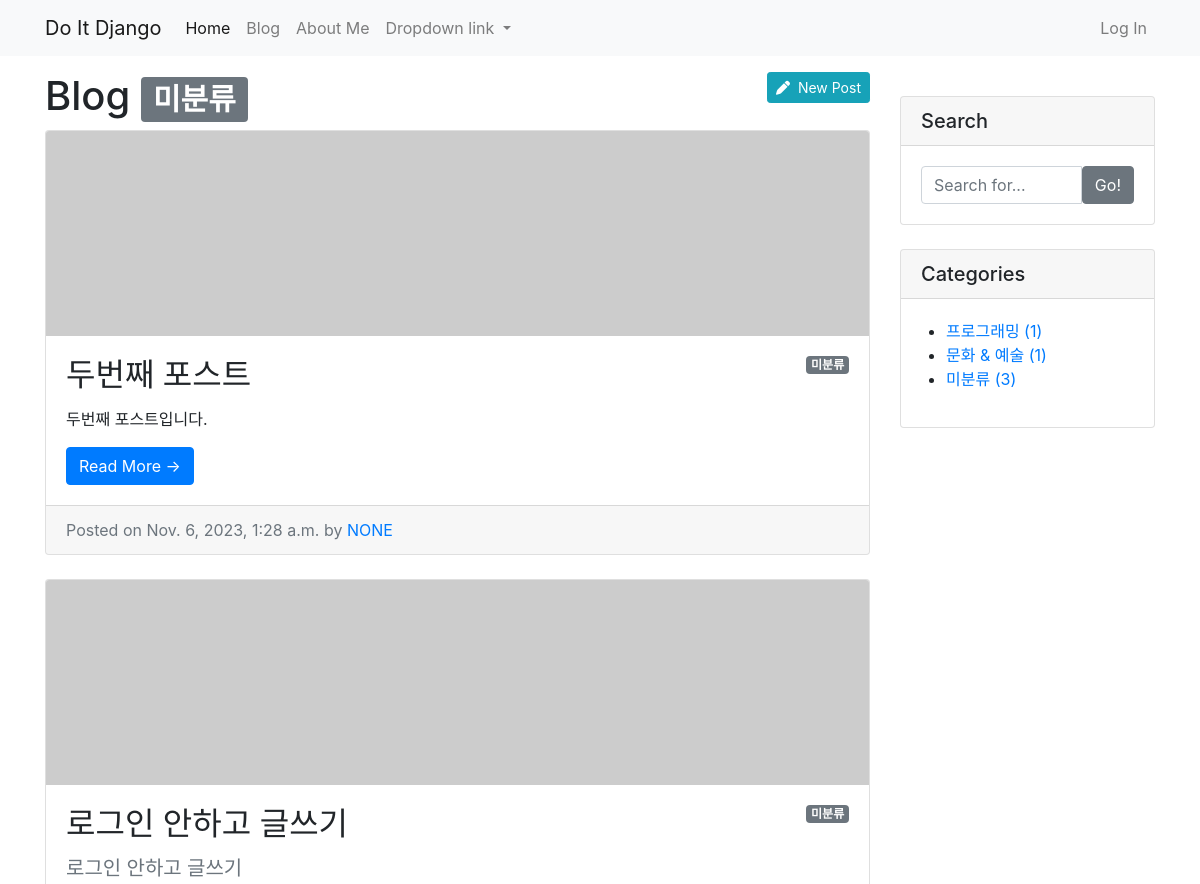
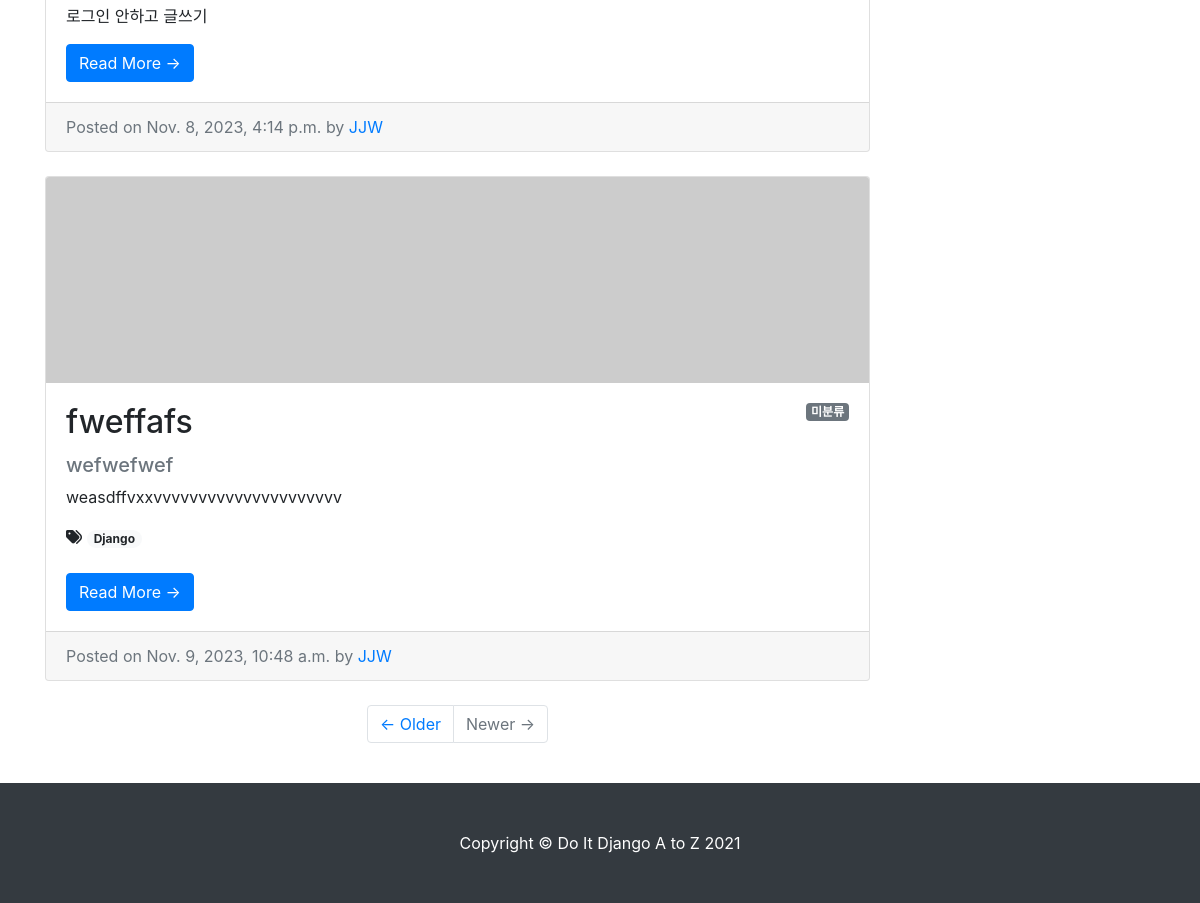
The page /blog/category/no_category/ (signed in) on the database its author committed (2 pictures, top to bottom).
### blog/models.py (models this page shows, shortened)
class Post(models.Model):
    title = models.CharField(max_length=30)
    hook_text = models.CharField(max_length=100, blank=True)
    content = models.TextField()
    head_image = models.ImageField(upload_to='blog/images/%Y/%m/%d/', blank=True)
    file_upload = models.FileField(upload_to='blog/files/%Y/%m/%d/', blank=True)
    created_at = models.DateTimeField(auto_now_add=True)
    updated_at = models.DateTimeField(auto_now=True)
    author = models.ForeignKey(User, null=True, blank=True, on_delete=models.SET_NULL)  # 작성자가 삭제되면 해당 작성자가 작성한 포스트에 작성자를 빈 칸으로 둔다.
    category = models.ForeignKey(Category, null=True, blank=True, on_delete=models.SET_NULL)
    tags = models.ManyToManyField(Tag, blank=True)  # ManyToManyField는 기본적으로 null=True가 설정되어 있어 따로 입력한 null=True는 효과가 없다.
    def get_absolute_url(self):
        return f'/blog/{self.pk}/'

class Tag(models.Model):
    name = models.CharField(max_length=50)
    slug = models.SlugField(max_length=200, unique=True, allow_unicode=True)
    def __str__(self):
        return self.name
    def get_absolute_url(self):
        return f'/blog/tag/{self.slug}/'

class Category(models.Model):
    name = models.CharField(max_length=50, unique=True)
    slug = models.SlugField(max_length=200, unique=True, allow_unicode=True)
    def __str__(self):  # 해당 클래스로 만들어진 인스턴트 자체를 출력할 때, 문자열로 설명해주기 위한 메서드이다.
        return self.name
    def get_absolute_url(self):
        return f'/blog/category/{self.slug}/'
    class Meta:
        verbose_name_plural = 'Categories'  # admin 페이지 내의 자동으로 설정된 'Categorys'를 'Categories'로 변경

### blog/views.py (the view)
# urls.py: path('category/<str:slug>/', views.category_page),
def category_page(request, slug):
    if slug == 'no_category':
        category = '미분류'
        post_list = Post.objects.filter(category=None)
    else:
        category = Category.objects.get(slug=slug)
        post_list = Post.objects.filter(category=category)
    return render(
        request,
        'blog/post_list.html',
        {
            'post_list': post_list,
            'categories': Category.objects.all(),
            'no_category_post_count': Post.objects.filter(category=None).count(),
            'category': category,
        }
    )

### blog/templates/blog/post_list.html (shortened to what this page needs)
{% extends 'blog/base.html' %}
{% block main_area %}
    {% if user.is_authenticated %}
        {% if user.is_superuser or user.is_staff %}
            <a class="btn btn-info btn-sm float-right" href="/blog/create_post/" role="button"><i class="fas fa-pen"></i>&nbsp;&nbsp;New Post</a>
        {% endif %}
    {% endif %}
    <h1>Blog
        {% if category %}<span class="badge badge-secondary">{{ category }}</span>{% endif %}
    </h1>
        {% if post_list.exists %}
            {% for p in post_list %}
                <div class="card mb-4" id="post-{{ p.pk }}">
                    {% if p.head_image %}
                    <img class="card-img-top" src="{{ p.head_image.url }}" alt="{{ p }} head image">
                    {% else %}
                    <img class="card-img-top" src="https://picsum.photos/seed/{{ p.id }}/800/200" alt="random_image">
                    {% endif %}
                    <div class="card-body">
                        {% if p.category %}
                            <span class="badge badge-secondary float-right">{{ p.category }}</span>
                        {% else %}
                            <span class="badge badge-secondary float-right">미분류</span>
                        {% endif %}
                        <h2 class="card-title">{{ p.title }}</h2>
                        {% if p.hook_text %}
                            <h5 class="text-muted">{{ p.hook_text }}</h5>
                        {% endif %}
                        <p class="card-text">{{ p.content | truncatewords:45 }}</p>
                        {% if p.tags.exists %}
                            <i class="fas fa-tags"></i>
                            {% for tag in p.tags.iterator %}
                                <a href="{{ tag.get_absolute_url }}"><span class="badge badge-pill badge-light">{{ tag }}</span></a>
                            {% endfor %}
                            <br />
                            <br />
                        {% endif %}
                        <a href="{{ p.get_absolute_url }}" class="btn btn-primary">Read More &rarr;</a>
                    </div>
                    <div class="card-footer text-muted">
                        Posted on {{ p.created_at }} by
                        <a href="#">{{ p.author | upper }}</a>
                    </div>
                </div>
            {% endfor %}
        {% else %}
            <h3>아직 게시물이 없습니다.</h3>
        {% endif %}
        <ul class="pagination justify-content-center mb-4">
            <li class="page-item">
                <a class="page-link" href="#">&larr; Older</a>
            </li>
            <li class="page-item disabled">
                <a class="page-link" href="#">Newer &rarr;</a>
            </li>
        </ul>
{% endblock %}

### blog/templates/blog/base.html (shortened to what this page needs)
<!DOCTYPE html>
<html>
{% load static %}
<head>
    <link rel="stylesheet" href="{% static 'blog/bootstrap/bootstrap.min.css' %}" media="screen">
</head>
<body>
    {% include 'blog/navbar.html' %}
    <div class="container my-3">
        <div class="row">
            <div class="col-md-8 col-lg-9" id="main-area">
                {% block main_area %}
                {% endblock %}
            </div>
            <div class="col-md-4 col-lg-3">
                <div class="card my-4">
                    <h5 class="card-header">Search</h5>
                    <div class="card-body">
                        <div class="input-group">
                            <input type="text" class="form-control" placeholder="Search for...">
                            <span class="input-group-btn">
                                <button class="btn btn-secondary" type="button">Go!</button>
                            </span>
                        </div>
                    </div>
                </div>
                <div class="card my-4">
                    <h5 class="card-header">Categories</h5>
                    <div class="card-body">
                        <div class="row">
                            <ul>
                                {% for category in categories %}
                                <li>
                                    <a href="{{ category.get_absolute_url }}">{{ category }} ({{ category.post_set.count }})</a>
                                </li>
                                {% endfor %}
                                <li>
                                    <a href="/blog/category/no_category/">미분류 ({{ no_category_post_count }})</a>
                                </li>
                            </ul>
                        </div>
                    </div>
                </div>
            </div>
        </div>
    </div>
    {% include 'blog/footer.html' %}
</body>
</html>

### rows shown on the page
Post: shows "미분류", title "두번째 포스트", content "두번째 포스트입니다.", created_at "Nov. 6, 2023, 1:28 a.m.", author "NONE"
Post: shows "미분류", title "로그인 안하고 글쓰기", hook_text "로그인 안하고 글쓰기", content "로그인 안하고 글쓰기", created_at "Nov. 8, 2023, 4:14 p.m.", author "JJW"
Post: shows "미분류", title "fweffafs", hook_text "wefwefwef", content "weasdffvxxvvvvvvvvvvvvvvvvvvvvv", created_at "Nov. 9, 2023, 10:48 a.m.", author "JJW"
Tag: name "Django"
Category: name "프로그래밍", post_set.count "1"
Category: name "문화 & 예술", post_set.count "1"

### other values the page prints
{{ category }} "미분류"
{{ no_category_post_count }} "3"
